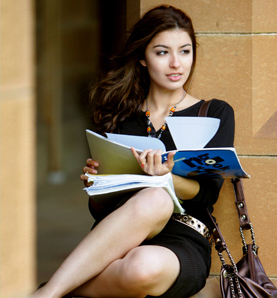
#> input picture Homework3/Tema3/Face_Dataset/Pratheepan_Dataset/FacePhoto/0520962400.jpg, 277 x 298 px
$ python -i main.py   (imports and definitions only)
#> lines starting #> are read from the running program, lines starting #| are printed output that depends on the picture; after the words box and inside, x2 and y2 are one past the last pixel; in counts of white or black regions, pixels touching at a corner belong together
#> further down, picture is the input picture: shape (298, 277, 3); mean B, G, R 84.1, 109.9, 129.3
import os

import cv2
import numpy as np

import warnings


# a. Image in which the skin pixels are white and all non-skin pixels are black
# [114 lines left out: functions skin_pixels_rgb_methods, skin_pixels_hsv_methods, skin_pixels_YCbCr_methods, accuracy_methods, not called in this run]

def face_detection(image):
    image_copy= image.copy()
    image_copy = cv2.cvtColor(image_copy, cv2.COLOR_BGR2HSV)
#> image_copy: shape (298, 277, 3); mean H, S, V 29.3, 121.4, 132.6
    row, col, _ = image.shape
#> row = 298; col = 277

    lower_skin = np.array([0, 59, 89], dtype=np.uint8)
    upper_skin = np.array([50, 255, 255], dtype=np.uint8)

    output_image = cv2.inRange(image_copy, lower_skin, upper_skin)
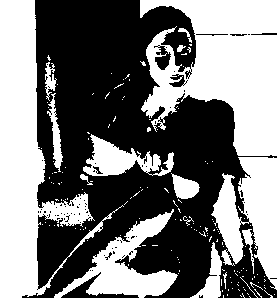
#> output_image: shape (298, 277); 47.4% white; 160 white regions (144 under 20 px)
    cv2.imshow('Face Image', output_image)
    cv2.waitKey()

    contours, _ = cv2.findContours(output_image, cv2.RETR_EXTERNAL, cv2.CHAIN_APPROX_SIMPLE)
#> contours = 160 contours, 147 with area under 20; largest, box (x1, y1, x2, y2) and area: (140, 0, 277, 156) 13385, (0, 0, 124, 298) 12125, (211, 157, 277, 290) 4666, (54, 209, 178, 298) 3582, (83, 134, 174, 176) 1626

    if contours:
        x, y, w, h = cv2.boundingRect(max(contours, key=cv2.contourArea))
#> x = 140; y = 0; w = 137; h = 156
        side_length = max(w, h)
#> side_length = 156

        center_x = x + w // 2
#> center_x = 208
        center_y = y + h // 2
#> center_y = 78
        square_x = center_x - side_length // 2
#> square_x = 130
        square_y = center_y - side_length // 2
#> square_y = 0

        square_contour = np.array([[square_x, square_y],
                                   [square_x + side_length, square_y],
                                   [square_x + side_length, square_y + side_length],
                                   [square_x, square_y + side_length]])
#> square_contour = [[130, 0], [286, 0], [286, 156], [130, 156]]

        cv2.rectangle(image, (square_x, square_y), (square_x + side_length, square_y + side_length), (0, 0, 255), 2)

        return image


# [25 lines not run here, left out]

>>> import cv2
>>> picture = cv2.imread('Face_Dataset/Pratheepan_Dataset/FacePhoto/0520962400.jpg')
>>> result = face_detection(picture)

$ run again, on Homework3/Tema3/Face_Dataset/Pratheepan_Dataset/FacePhoto/Aishwarya-Rai_20091229_aatheory.jpg
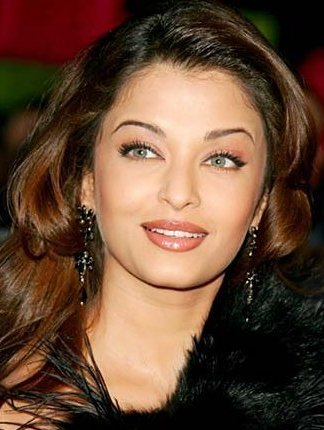
#> input picture Homework3/Tema3/Face_Dataset/Pratheepan_Dataset/FacePhoto/Aishwarya-Rai_20091229_aatheory.jpg, 324 x 430 px
#> picture is the input picture: shape (430, 324, 3); mean B, G, R 54.1, 73.4, 103.1
#> image_copy: shape (430, 324, 3); mean H, S, V 26.7, 142, 103.9
#> in face_detection, `output_image = cv2.inRange(image_copy, lower_skin, upper_skin)`:
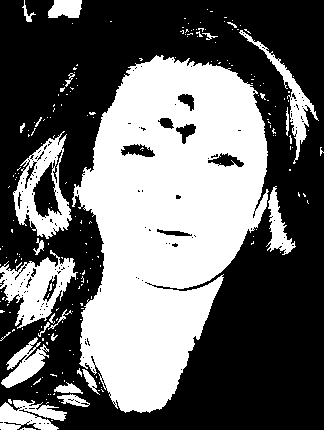
#> output_image: shape (430, 324); 41.3% white; 217 white regions (191 under 20 px)
#> contours = 209 contours, 192 with area under 20; largest, box (x1, y1, x2, y2) and area: (72, 55, 269, 413) 45923, (13, 131, 72, 239) 3538, (0, 250, 78, 329) 2892, (239, 30, 319, 164) 1206, (0, 400, 67, 430) 1178
#> x = 72; y = 55; w = 197; h = 358
#> center_x = 170
#> center_y = 234
#> square_x = -9
#> square_y = 55
#> square_contour = [[-9, 55], [349, 55], [349, 413], [-9, 413]]

$ run again, on Homework3/Tema3/Face_Dataset/Pratheepan_Dataset/FacePhoto/Kishani_-__n_-_5.jpeg
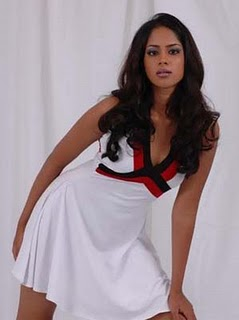
#> input picture Homework3/Tema3/Face_Dataset/Pratheepan_Dataset/FacePhoto/Kishani_-__n_-_5.jpeg, 239 x 320 px
#> picture is the input picture: shape (320, 239, 3); mean B, G, R 152.7, 146.4, 160.4
#> image_copy: shape (320, 239, 3); mean H, S, V 112.6, 45.1, 164.1
#> in face_detection, `output_image = cv2.inRange(image_copy, lower_skin, upper_skin)`:
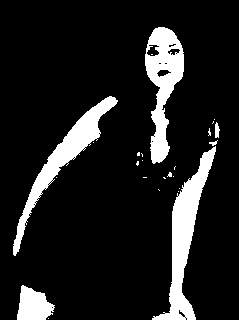
#> output_image: shape (320, 239); 12.5% white; 25 white regions (19 under 20 px)
#> contours = 24 contours, 19 with area under 20; largest, box (x1, y1, x2, y2) and area: (152, 146, 216, 320) 2932, (145, 27, 184, 164) 2754, (13, 96, 118, 256) 2447, (17, 285, 55, 320) 854, (215, 122, 220, 138) 40
#> x = 152; y = 146; w = 64; h = 174
#> center_x = 184
#> center_y = 233
#> square_x = 97
#> square_y = 146
#> square_contour = [[97, 146], [271, 146], [271, 320], [97, 320]]

$ run again, on Homework3/Tema3/Face_Dataset/Pratheepan_Dataset/FacePhoto/Matthew_narrowweb__300x381,0.jpg
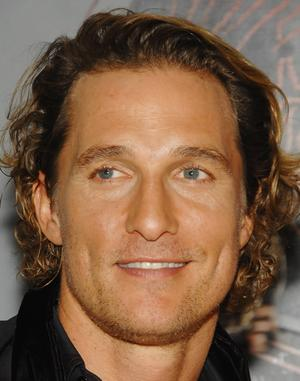
#> input picture Homework3/Tema3/Face_Dataset/Pratheepan_Dataset/FacePhoto/Matthew_narrowweb__300x381,0.jpg, 300 x 381 px
#> picture is the input picture: shape (381, 300, 3); mean B, G, R 70.8, 94.4, 125.5
#> image_copy: shape (381, 300, 3); mean H, S, V 18.4, 107.2, 125.6
#> in face_detection, `output_image = cv2.inRange(image_copy, lower_skin, upper_skin)`:
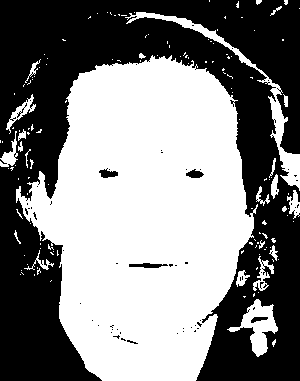
#> output_image: shape (381, 300); 51.4% white; 62 black regions (56 under 20 px)
#> contours = 142 contours, 126 with area under 20; largest, box (x1, y1, x2, y2) and area: (16, 55, 258, 381) 53194, (125, 12, 300, 191) 1700, (227, 299, 278, 357) 1092, (6, 94, 36, 134) 258, (253, 256, 274, 291) 215
#> x = 16; y = 55; w = 242; h = 326
#> center_x = 137
#> center_y = 218
#> square_x = -26
#> square_y = 55
#> square_contour = [[-26, 55], [300, 55], [300, 381], [-26, 381]]
